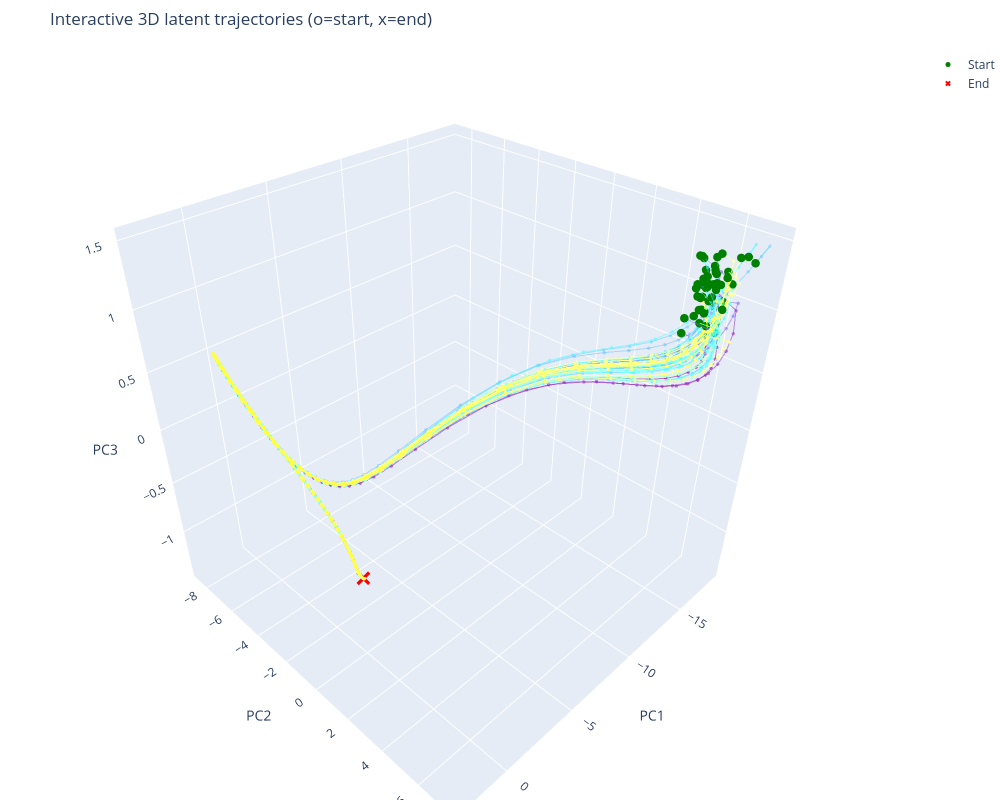

The code cell stored with this chart in its notebook:
### Code cell
# Interactive 3D trajectories using Plotly
import plotly.graph_objs as go
import plotly.io as pio

fig = go.Figure()

for i in range(n_show):
    traj = factors_pca[i]
    fig.add_trace(go.Scatter3d(
        x=traj[:, 0],
        y=traj[:, 1],
        z=traj[:, 2],
        mode='lines+markers',
        line=dict(color='rgba({}, {}, {}, 0.5)'.format(*(np.array(colors[i][:3])*255).astype(int))),
        marker=dict(size=2),
        name=f'Trial {i+1}',
        showlegend=False
    ))
    # Start point
    fig.add_trace(go.Scatter3d(
        x=[traj[0, 0]],
        y=[traj[0, 1]],
        z=[traj[0, 2]],
        mode='markers',
        marker=dict(size=5, color='green', symbol='circle'),
        name='Start' if i == 0 else None,
        showlegend=(i == 0)
    ))
    # End point
    fig.add_trace(go.Scatter3d(
        x=[traj[-1, 0]],
        y=[traj[-1, 1]],
        z=[traj[-1, 2]],
        mode='markers',
        marker=dict(size=5, color='red', symbol='x'),
        name='End' if i == 0 else None,
        showlegend=(i == 0)
    ))

fig.update_layout(
    scene=dict(
        xaxis_title='PC1',
        yaxis_title='PC2',
        zaxis_title='PC3',
    ),
    title='Interactive 3D latent trajectories (o=start, x=end)',
    width=1000,
    height=800,
    margin=dict(l=0, r=0, b=0, t=50),
)
fig.show()

### Figure 1 — Plotly figure (JSON) as saved in the notebook; plotly's stock layout.template omitted (floating-point values rounded to 4 significant figures; data arrays with more than 128 entries replaced by an {"elided": "..."} marker saying what was removed)
{"data": [{"line": {"color": "rgba(68, 1, 84, 0.5)"}, "marker": {"size": 2}, "mode": "lines+markers", "name": "Trial 1", "showlegend": false, "type": "scatter3d", "x": {"elided": "200 float values"}, "y": {"elided": "200 float values"}, "z": {"elided": "200 float values"}}, {"marker": {"color": "green", "size": 5, "symbol": "circle"}, "mode": "markers", "name": "Start", "showlegend": true, "type": "scatter3d", "x": [-15.24], "y": [5.631], "z": [0.8612]}, {"marker": {"color": "red", "size": 5, "symbol": "x"}, "mode": "markers", "name": "End", "showlegend": true, "type": "scatter3d", "x": [2.024], "y": [2.17], "z": [-0.2272]}, {"line": {"color": "rgba(69, 8, 91, 0.5)"}, "marker": {"size": 2}, "mode": "lines+markers", "name": "Trial 2", "showlegend": false, "type": "scatter3d", "x": {"elided": "200 float values"}, "y": {"elided": "200 float values"}, "z": {"elided": "200 float values"}}, {"marker": {"color": "green", "size": 5, "symbol": "circle"}, "mode": "markers", "showlegend": false, "type": "scatter3d", "x": [-16.46], "y": [5.79], "z": [0.9873]}, {"marker": {"color": "red", "size": 5, "symbol": "x"}, "mode": "markers", "showlegend": false, "type": "scatter3d", "x": [2.024], "y": [2.17], "z": [-0.2272]}, {"line": {"color": "rgba(71, 15, 98, 0.5)"}, "marker": {"size": 2}, "mode": "lines+markers", "name": "Trial 3", "showlegend": false, "type": "scatter3d", "x": {"elided": "200 float values"}, "y": {"elided": "200 float values"}, "z": {"elided": "200 float values"}}, {"marker": {"color": "green", "size": 5, "symbol": "circle"}, "mode": "markers", "showlegend": false, "type": "scatter3d", "x": [-15.8], "y": [6.137], "z": [1.236]}, {"marker": {"color": "red", "size": 5, "symbol": "x"}, "mode": "markers", "showlegend": false, "type": "scatter3d", "x": [2.024], "y": [2.17], "z": [-0.2272]}, {"line": {"color": "rgba(71, 22, 105, 0.5)"}, "marker": {"size": 2}, "mode": "lines+markers", "name": "Trial 4", "showlegend": false, "type": "scatter3d", "x": {"elided": "200 float values"}, "y": {"elided": "200 float values"}, "z": {"elided": "200 float values"}}, {"marker": {"color": "green", "size": 5, "symbol": "circle"}, "mode": "markers", "showlegend": false, "type": "scatter3d", "x": [-15.0], "y": [6.12], "z": [1.038]}, {"marker": {"color": "red", "size": 5, "symbol": "x"}, "mode": "markers", "showlegend": false, "type": "scatter3d", "x": [2.024], "y": [2.17], "z": [-0.2272]}, {"line": {"color": "rgba(72, 29, 111, 0.5)"}, "marker": {"size": 2}, "mode": "lines+markers", "name": "Trial 5", "showlegend": false, "type": "scatter3d", "x": {"elided": "200 float values"}, "y": {"elided": "200 float values"}, "z": {"elided": "200 float values"}}, {"marker": {"color": "green", "size": 5, "symbol": "circle"}, "mode": "markers", "showlegend": false, "type": "scatter3d", "x": [-15.59], "y": [6.441], "z": [1.345]}, {"marker": {"color": "red", "size": 5, "symbol": "x"}, "mode": "markers", "showlegend": false, "type": "scatter3d", "x": [2.024], "y": [2.17], "z": [-0.2272]}, {"line": {"color": "rgba(71, 37, 117, 0.5)"}, "marker": {"size": 2}, "mode": "lines+markers", "name": "Trial 6", "showlegend": false, "type": "scatter3d", "x": {"elided": "200 float values"}, "y": {"elided": "200 float values"}, "z": {"elided": "200 float values"}}, {"marker": {"color": "green", "size": 5, "symbol": "circle"}, "mode": "markers", "showlegend": false, "type": "scatter3d", "x": [-15.76], "y": [6.39], "z": [1.156]}, {"marker": {"color": "red", "size": 5, "symbol": "x"}, "mode": "markers", "showlegend": false, "type": "scatter3d", "x": [2.024], "y": [2.17], "z": [-0.2272]}, {"line": {"color": "rgba(71, 43, 122, 0.5)"}, "marker": {"size": 2}, "mode": "lines+markers", "name": "Trial 7", "showlegend": false, "type": "scatter3d", "x": {"elided": "200 float values"}, "y": {"elided": "200 float values"}, "z": {"elided": "200 float values"}}, {"marker": {"color": "green", "size": 5, "symbol": "circle"}, "mode": "markers", "showlegend": false, "type": "scatter3d", "x": [-15.46], "y": [6.319], "z": [1.048]}, {"marker": {"color": "red", "size": 5, "symbol": "x"}, "mode": "markers", "showlegend": false, "type": "scatter3d", "x": [2.024], "y": [2.17], "z": [-0.2272]}, {"line": {"color": "rgba(70, 49, 126, 0.5)"}, "marker": {"size": 2}, "mode": "lines+markers", "name": "Trial 8", "showlegend": false, "type": "scatter3d", "x": {"elided": "200 float values"}, "y": {"elided": "200 float values"}, "z": {"elided": "200 float values"}}, {"marker": {"color": "green", "size": 5, "symbol": "circle"}, "mode": "markers", "showlegend": false, "type": "scatter3d", "x": [-17.79], "y": [6.059], "z": [1.001]}, {"marker": {"color": "red", "size": 5, "symbol": "x"}, "mode": "markers", "showlegend": false, "type": "scatter3d", "x": [2.024], "y": [2.17], "z": [-0.2272]}, {"line": {"color": "rgba(68, 55, 129, 0.5)"}, "marker": {"size": 2}, "mode": "lines+markers", "name": "Trial 9", "showlegend": false, "type": "scatter3d", "x": {"elided": "200 float values"}, "y": {"elided": "200 float values"}, "z": {"elided": "200 float values"}}, {"marker": {"color": "green", "size": 5, "symbol": "circle"}, "mode": "markers", "showlegend": false, "type": "scatter3d", "x": [-15.03], "y": [5.748], "z": [0.9948]}, {"marker": {"color": "red", "size": 5, "symbol": "x"}, "mode": "markers", "showlegend": false, "type": "scatter3d", "x": [2.024], "y": [2.17], "z": [-0.2272]}, {"line": {"color": "rgba(66, 62, 133, 0.5)"}, "marker": {"size": 2}, "mode": "lines+markers", "name": "Trial 10", "showlegend": false, "type": "scatter3d", "x": {"elided": "200 float values"}, "y": {"elided": "200 float values"}, "z": {"elided": "200 float values"}}, {"marker": {"color": "green", "size": 5, "symbol": "circle"}, "mode": "markers", "showlegend": false, "type": "scatter3d", "x": [-15.8], "y": [6.285], "z": [1.371]}, {"marker": {"color": "red", "size": 5, "symbol": "x"}, "mode": "markers", "showlegend": false, "type": "scatter3d", "x": [2.024], "y": [2.17], "z": [-0.2272]}, {"line": {"color": "rgba(64, 68, 135, 0.5)"}, "marker": {"size": 2}, "mode": "lines+markers", "name": "Trial 11", "showlegend": false, "type": "scatter3d", "x": {"elided": "200 float values"}, "y": {"elided": "200 float values"}, "z": {"elided": "200 float values"}}, {"marker": {"color": "green", "size": 5, "symbol": "circle"}, "mode": "markers", "showlegend": false, "type": "scatter3d", "x": [-15.58], "y": [6.159], "z": [1.3]}, {"marker": {"color": "red", "size": 5, "symbol": "x"}, "mode": "markers", "showlegend": false, "type": "scatter3d", "x": [2.024], "y": [2.17], "z": [-0.2272]}, {"line": {"color": "rgba(61, 74, 137, 0.5)"}, "marker": {"size": 2}, "mode": "lines+markers", "name": "Trial 12", "showlegend": false, "type": "scatter3d", "x": {"elided": "200 float values"}, "y": {"elided": "200 float values"}, "z": {"elided": "200 float values"}}, {"marker": {"color": "green", "size": 5, "symbol": "circle"}, "mode": "markers", "showlegend": false, "type": "scatter3d", "x": [-15.11], "y": [6.016], "z": [1.258]}, {"marker": {"color": "red", "size": 5, "symbol": "x"}, "mode": "markers", "showlegend": false, "type": "scatter3d", "x": [2.024], "y": [2.17], "z": [-0.2272]}, {"line": {"color": "rgba(59, 80, 138, 0.5)"}, "marker": {"size": 2}, "mode": "lines+markers", "name": "Trial 13", "showlegend": false, "type": "scatter3d", "x": {"elided": "200 float values"}, "y": {"elided": "200 float values"}, "z": {"elided": "200 float values"}}, {"marker": {"color": "green", "size": 5, "symbol": "circle"}, "mode": "markers", "showlegend": false, "type": "scatter3d", "x": [-15.83], "y": [6.48], "z": [1.259]}, {"marker": {"color": "red", "size": 5, "symbol": "x"}, "mode": "markers", "showlegend": false, "type": "scatter3d", "x": [2.024], "y": [2.17], "z": [-0.2272]}, {"line": {"color": "rgba(57, 85, 139, 0.5)"}, "marker": {"size": 2}, "mode": "lines+markers", "name": "Trial 14", "showlegend": false, "type": "scatter3d", "x": {"elided": "200 float values"}, "y": {"elided": "200 float values"}, "z": {"elided": "200 float values"}}, {"marker": {"color": "green", "size": 5, "symbol": "circle"}, "mode": "markers", "showlegend": false, "type": "scatter3d", "x": [-15.63], "y": [5.806], "z": [1.419]}, {"marker": {"color": "red", "size": 5, "symbol": "x"}, "mode": "markers", "showlegend": false, "type": "scatter3d", "x": [2.024], "y": [2.17], "z": [-0.2272]}, {"line": {"color": "rgba(54, 91, 140, 0.5)"}, "marker": {"size": 2}, "mode": "lines+markers", "name": "Trial 15", "showlegend": false, "type": "scatter3d", "x": {"elided": "200 float values"}, "y": {"elided": "200 float values"}, "z": {"elided": "200 float values"}}, {"marker": {"color": "green", "size": 5, "symbol": "circle"}, "mode": "markers", "showlegend": false, "type": "scatter3d", "x": [-15.7], "y": [6.397], "z": [1.253]}, {"marker": {"color": "red", "size": 5, "symbol": "x"}, "mode": "markers", "showlegend": false, "type": "scatter3d", "x": [2.024], "y": [2.17], "z": [-0.2272]}, {"line": {"color": "rgba(51, 96, 141, 0.5)"}, "marker": {"size": 2}, "mode": "lines+markers", "name": "Trial 16", "showlegend": false, "type": "scatter3d", "x": {"elided": "200 float values"}, "y": {"elided": "200 float values"}, "z": {"elided": "200 float values"}}, {"marker": {"color": "green", "size": 5, "symbol": "circle"}, "mode": "markers", "showlegend": false, "type": "scatter3d", "x": [-15.91], "y": [6.827], "z": [1.086]}, {"marker": {"color": "red", "size": 5, "symbol": "x"}, "mode": "markers", "showlegend": false, "type": "scatter3d", "x": [2.024], "y": [2.17], "z": [-0.2272]}, {"line": {"color": "rgba(49, 101, 141, 0.5)"}, "marker": {"size": 2}, "mode": "lines+markers", "name": "Trial 17", "showlegend": false, "type": "scatter3d", "x": {"elided": "200 float values"}, "y": {"elided": "200 float values"}, "z": {"elided": "200 float values"}}, {"marker": {"color": "green", "size": 5, "symbol": "circle"}, "mode": "markers", "showlegend": false, "type": "scatter3d", "x": [-15.44], "y": [6.453], "z": [1.459]}, {"marker": {"color": "red", "size": 5, "symbol": "x"}, "mode": "markers", "showlegend": false, "type": "scatter3d", "x": [2.024], "y": [2.17], "z": [-0.2272]}, {"line": {"color": "rgba(47, 106, 141, 0.5)"}, "marker": {"size": 2}, "mode": "lines+markers", "name": "Trial 18", "showlegend": false, "type": "scatter3d", "x": {"elided": "200 float values"}, "y": {"elided": "200 float values"}, "z": {"elided": "200 float values"}}, {"marker": {"color": "green", "size": 5, "symbol": "circle"}, "mode": "markers", "showlegend": false, "type": "scatter3d", "x": [-16.88], "y": [7.369], "z": [1.406]}, {"marker": {"color": "red", "size": 5, "symbol": "x"}, "mode": "markers", "showlegend": false, "type": "scatter3d", "x": [2.024], "y": [2.17], "z": [-0.2272]}, {"line": {"color": "rgba(44, 112, 142, 0.5)"}, "marker": {"size": 2}, "mode": "lines+markers", "name": "Trial 19", "showlegend": false, "type": "scatter3d", "x": {"elided": "200 float values"}, "y": {"elided": "200 float values"}, "z": {"elided": "200 float values"}}, {"marker": {"color": "green", "size": 5, "symbol": "circle"}, "mode": "markers", "showlegend": false, "type": "scatter3d", "x": [-15.73], "y": [5.955], "z": [1.263]}, {"marker": {"color": "red", "size": 5, "symbol": "x"}, "mode": "markers", "showlegend": false, "type": "scatter3d", "x": [2.024], "y": [2.17], "z": [-0.2272]}, {"line": {"color": "rgba(42, 117, 142, 0.5)"}, "marker": {"size": 2}, "mode": "lines+markers", "name": "Trial 20", "showlegend": false, "type": "scatter3d", "x": {"elided": "200 float values"}, "y": {"elided": "200 float values"}, "z": {"elided": "200 float values"}}, {"marker": {"color": "green", "size": 5, "symbol": "circle"}, "mode": "markers", "showlegend": false, "type": "scatter3d", "x": [-15.33], "y": [5.84], "z": [1.438]}, {"marker": {"color": "red", "size": 5, "symbol": "x"}, "mode": "markers", "showlegend": false, "type": "scatter3d", "x": [2.024], "y": [2.17], "z": [-0.2272]}, {"line": {"color": "rgba(40, 122, 142, 0.5)"}, "marker": {"size": 2}, "mode": "lines+markers", "name": "Trial 21", "showlegend": false, "type": "scatter3d", "x": {"elided": "200 float values"}, "y": {"elided": "200 float values"}, "z": {"elided": "200 float values"}}, {"marker": {"color": "green", "size": 5, "symbol": "circle"}, "mode": "markers", "showlegend": false, "type": "scatter3d", "x": [-15.15], "y": [6.402], "z": [1.262]}, {"marker": {"color": "red", "size": 5, "symbol": "x"}, "mode": "markers", "showlegend": false, "type": "scatter3d", "x": [2.024], "y": [2.17], "z": [-0.2272]}, {"line": {"color": "rgba(39, 126, 142, 0.5)"}, "marker": {"size": 2}, "mode": "lines+markers", "name": "Trial 22", "showlegend": false, "type": "scatter3d", "x": {"elided": "200 float values"}, "y": {"elided": "200 float values"}, "z": {"elided": "200 float values"}}, {"marker": {"color": "green", "size": 5, "symbol": "circle"}, "mode": "markers", "showlegend": false, "type": "scatter3d", "x": [-16.11], "y": [7.353], "z": [1.483]}, {"marker": {"color": "red", "size": 5, "symbol": "x"}, "mode": "markers", "showlegend": false, "type": "scatter3d", "x": [2.024], "y": [2.17], "z": [-0.2272]}, {"line": {"color": "rgba(37, 131, 141, 0.5)"}, "marker": {"size": 2}, "mode": "lines+markers", "name": "Trial 23", "showlegend": false, "type": "scatter3d", "x": {"elided": "200 float values"}, "y": {"elided": "200 float values"}, "z": {"elided": "200 float values"}}, {"marker": {"color": "green", "size": 5, "symbol": "circle"}, "mode": "markers", "showlegend": false, "type": "scatter3d", "x": [-17.35], "y": [5.468], "z": [1.087]}, {"marker": {"color": "red", "size": 5, "symbol": "x"}, "mode": "markers", "showlegend": false, "type": "scatter3d", "x": [2.024], "y": [2.17], "z": [-0.2272]}, {"line": {"color": "rgba(35, 137, 141, 0.5)"}, "marker": {"size": 2}, "mode": "lines+markers", "name": "Trial 24", "showlegend": false, "type": "scatter3d", "x": {"elided": "200 float values"}, "y": {"elided": "200 float values"}, "z": {"elided": "200 float values"}}, {"marker": {"color": "green", "size": 5, "symbol": "circle"}, "mode": "markers", "showlegend": false, "type": "scatter3d", "x": [-15.07], "y": [5.998], "z": [1.229]}, {"marker": {"color": "red", "size": 5, "symbol": "x"}, "mode": "markers", "showlegend": false, "type": "scatter3d", "x": [2.024], "y": [2.17], "z": [-0.2272]}, {"line": {"color": "rgba(33, 141, 140, 0.5)"}, "marker": {"size": 2}, "mode": "lines+markers", "name": "Trial 25", "showlegend": false, "type": "scatter3d", "x": {"elided": "200 float values"}, "y": {"elided": "200 float values"}, "z": {"elided": "200 float values"}}, {"marker": {"color": "green", "size": 5, "symbol": "circle"}, "mode": "markers", "showlegend": false, "type": "scatter3d", "x": [-15.53], "y": [6.742], "z": [1.279]}, {"marker": {"color": "red", "size": 5, "symbol": "x"}, "mode": "markers", "showlegend": false, "type": "scatter3d", "x": [2.024], "y": [2.17], "z": [-0.2272]}, {"line": {"color": "rgba(31, 146, 140, 0.5)"}, "marker": {"size": 2}, "mode": "lines+markers", "name": "Trial 26", "showlegend": false, "type": "scatter3d", "x": {"elided": "200 float values"}, "y": {"elided": "200 float values"}, "z": {"elided": "200 float values"}}, {"marker": {"color": "green", "size": 5, "symbol": "circle"}, "mode": "markers", "showlegend": false, "type": "scatter3d", "x": [-16.07], "y": [6.245], "z": [0.9142]}, {"marker": {"color": "red", "size": 5, "symbol": "x"}, "mode": "markers", "showlegend": false, "type": "scatter3d", "x": [2.024], "y": [2.17], "z": [-0.2272]}, {"line": {"color": "rgba(30, 151, 138, 0.5)"}, "marker": {"size": 2}, "mode": "lines+markers", "name": "Trial 27", "showlegend": false, "type": "scatter3d", "x": {"elided": "200 float values"}, "y": {"elided": "200 float values"}, "z": {"elided": "200 float values"}}, {"marker": {"color": "green", "size": 5, "symbol": "circle"}, "mode": "markers", "showlegend": false, "type": "scatter3d", "x": [-15.66], "y": [6.541], "z": [1.224]}, {"marker": {"color": "red", "size": 5, "symbol": "x"}, "mode": "markers", "showlegend": false, "type": "scatter3d", "x": [2.024], "y": [2.17], "z": [-0.2272]}, {"line": {"color": "rgba(30, 156, 137, 0.5)"}, "marker": {"size": 2}, "mode": "lines+markers", "name": "Trial 28", "showlegend": false, "type": "scatter3d", "x": {"elided": "200 float values"}, "y": {"elided": "200 float values"}, "z": {"elided": "200 float values"}}, {"marker": {"color": "green", "size": 5, "symbol": "circle"}, "mode": "markers", "showlegend": false, "type": "scatter3d", "x": [-16.61], "y": [5.64], "z": [1.154]}, {"marker": {"color": "red", "size": 5, "symbol": "x"}, "mode": "markers", "showlegend": false, "type": "scatter3d", "x": [2.024], "y": [2.17], "z": [-0.2272]}, {"line": {"color": "rgba(31, 161, 135, 0.5)"}, "marker": {"size": 2}, "mode": "lines+markers", "name": "Trial 29", "showlegend": false, "type": "scatter3d", "x": {"elided": "200 float values"}, "y": {"elided": "200 float values"}, "z": {"elided": "200 float values"}}, {"marker": {"color": "green", "size": 5, "symbol": "circle"}, "mode": "markers", "showlegend": false, "type": "scatter3d", "x": [-15.74], "y": [6.205], "z": [1.039]}, {"marker": {"color": "red", "size": 5, "symbol": "x"}, "mode": "markers", "showlegend": false, "type": "scatter3d", "x": [2.024], "y": [2.17], "z": [-0.2272]}, {"line": {"color": "rgba(33, 166, 133, 0.5)"}, "marker": {"size": 2}, "mode": "lines+markers", "name": "Trial 30", "showlegend": false, "type": "scatter3d", "x": {"elided": "200 float values"}, "y": {"elided": "200 float values"}, "z": {"elided": "200 float values"}}, {"marker": {"color": "green", "size": 5, "symbol": "circle"}, "mode": "markers", "showlegend": false, "type": "scatter3d", "x": [-17.63], "y": [5.223], "z": [1.193]}, {"marker": {"color": "red", "size": 5, "symbol": "x"}, "mode": "markers", "showlegend": false, "type": "scatter3d", "x": [2.024], "y": [2.17], "z": [-0.2272]}, {"line": {"color": "rgba(36, 170, 130, 0.5)"}, "marker": {"size": 2}, "mode": "lines+markers", "name": "Trial 31", "showlegend": false, "type": "scatter3d", "x": {"elided": "200 float values"}, "y": {"elided": "200 float values"}, "z": {"elided": "200 float values"}}, {"marker": {"color": "green", "size": 5, "symbol": "circle"}, "mode": "markers", "showlegend": false, "type": "scatter3d", "x": [-16.37], "y": [5.769], "z": [1.088]}, {"marker": {"color": "red", "size": 5, "symbol": "x"}, "mode": "markers", "showlegend": false, "type": "scatter3d", "x": [2.024], "y": [2.17], "z": [-0.2272]}, {"line": {"color": "rgba(41, 175, 127, 0.5)"}, "marker": {"size": 2}, "mode": "lines+markers", "name": "Trial 32", "showlegend": false, "type": "scatter3d", "x": {"elided": "200 float values"}, "y": {"elided": "200 float values"}, "z": {"elided": "200 float values"}}, {"marker": {"color": "green", "size": 5, "symbol": "circle"}, "mode": "markers", "showlegend": false, "type": "scatter3d", "x": [-17.95], "y": [5.713], "z": [0.9318]}, {"marker": {"color": "red", "size": 5, "symbol": "x"}, "mode": "markers", "showlegend": false, "type": "scatter3d", "x": [2.024], "y": [2.17], "z": [-0.2272]}, {"line": {"color": "rgba(48, 180, 122, 0.5)"}, "marker": {"size": 2}, "mode": "lines+markers", "name": "Trial 33", "showlegend": false, "type": "scatter3d", "x": {"elided": "200 float values"}, "y": {"elided": "200 float values"}, "z": {"elided": "200 float values"}}, {"marker": {"color": "green", "size": 5, "symbol": "circle"}, "mode": "markers", "showlegend": false, "type": "scatter3d", "x": [-16.88], "y": [5.372], "z": [1.324]}, {"marker": {"color": "red", "size": 5, "symbol": "x"}, "mode": "markers", "showlegend": false, "type": "scatter3d", "x": [2.024], "y": [2.17], "z": [-0.2272]}, {"line": {"color": "rgba(56, 185, 118, 0.5)"}, "marker": {"size": 2}, "mode": "lines+markers", "name": "Trial 34", "showlegend": false, "type": "scatter3d", "x": {"elided": "200 float values"}, "y": {"elided": "200 float values"}, "z": {"elided": "200 float values"}}, {"marker": {"color": "green", "size": 5, "symbol": "circle"}, "mode": "markers", "showlegend": false, "type": "scatter3d", "x": [-16.04], "y": [6.236], "z": [1.328]}, {"marker": {"color": "red", "size": 5, "symbol": "x"}, "mode": "markers", "showlegend": false, "type": "scatter3d", "x": [2.024], "y": [2.17], "z": [-0.2272]}, {"line": {"color": "rgba(64, 189, 114, 0.5)"}, "marker": {"size": 2}, "mode": "lines+markers", "name": "Trial 35", "showlegend": false, "type": "scatter3d", "x": {"elided": "200 float values"}, "y": {"elided": "200 float values"}, "z": {"elided": "200 float values"}}, {"marker": {"color": "green", "size": 5, "symbol": "circle"}, "mode": "markers", "showlegend": false, "type": "scatter3d", "x": [-16.94], "y": [6.306], "z": [0.8207]}, {"marker": {"color": "red", "size": 5, "symbol": "x"}, "mode": "markers", "showlegend": false, "type": "scatter3d", "x": [2.024], "y": [2.17], "z": [-0.2272]}, {"line": {"color": "rgba(73, 193, 109, 0.5)"}, "marker": {"size": 2}, "mode": "lines+markers", "name": "Trial 36", "showlegend": false, "type": "scatter3d", "x": {"elided": "200 float values"}, "y": {"elided": "200 float values"}, "z": {"elided": "200 float values"}}, {"marker": {"color": "green", "size": 5, "symbol": "circle"}, "mode": "markers", "showlegend": false, "type": "scatter3d", "x": [-15.8], "y": [6.072], "z": [0.9392]}, {"marker": {"color": "red", "size": 5, "symbol": "x"}, "mode": "markers", "showlegend": false, "type": "scatter3d", "x": [2.024], "y": [2.17], "z": [-0.2272]}, {"line": {"color": "rgba(85, 198, 102, 0.5)"}, "marker": {"size": 2}, "mode": "lines+markers", "name": "Trial 37", "showlegend": false, "type": "scatter3d", "x": {"elided": "200 float values"}, "y": {"elided": "200 float values"}, "z": {"elided": "200 float values"}}, {"marker": {"color": "green", "size": 5, "symbol": "circle"}, "mode": "markers", "showlegend": false, "type": "scatter3d", "x": [-15.98], "y": [6.208], "z": [1.104]}, {"marker": {"color": "red", "size": 5, "symbol": "x"}, "mode": "markers", "showlegend": false, "type": "scatter3d", "x": [2.024], "y": [2.17], "z": [-0.2272]}, {"line": {"color": "rgba(96, 201, 96, 0.5)"}, "marker": {"size": 2}, "mode": "lines+markers", "name": "Trial 38", "showlegend": false, "type": "scatter3d", "x": {"elided": "200 float values"}, "y": {"elided": "200 float values"}, "z": {"elided": "200 float values"}}, {"marker": {"color": "green", "size": 5, "symbol": "circle"}, "mode": "markers", "showlegend": false, "type": "scatter3d", "x": [-16.28], "y": [5.765], "z": [1.214]}, {"marker": {"color": "red", "size": 5, "symbol": "x"}, "mode": "markers", "showlegend": false, "type": "scatter3d", "x": [2.024], "y": [2.17], "z": [-0.2272]}, {"line": {"color": "rgba(107, 205, 89, 0.5)"}, "marker": {"size": 2}, "mode": "lines+markers", "name": "Trial 39", "showlegend": false, "type": "scatter3d", "x": {"elided": "200 float values"}, "y": {"elided": "200 float values"}, "z": {"elided": "200 float values"}}, {"marker": {"color": "green", "size": 5, "symbol": "circle"}, "mode": "markers", "showlegend": false, "type": "scatter3d", "x": [-17.58], "y": [6.033], "z": [0.8402]}, {"marker": {"color": "red", "size": 5, "symbol": "x"}, "mode": "markers", "showlegend": false, "type": "scatter3d", "x": [2.024], "y": [2.17], "z": [-0.2272]}, {"line": {"color": "rgba(119, 208, 82, 0.5)"}, "marker": {"size": 2}, "mode": "lines+markers", "name": "Trial 40", "showlegend": false, "type": "scatter3d", "x": {"elided": "200 float values"}, "y": {"elided": "200 float values"}, "z": {"elided": "200 float values"}}, {"marker": {"color": "green", "size": 5, "symbol": "circle"}, "mode": "markers", "showlegend": false, "type": "scatter3d", "x": [-14.99], "y": [6.268], "z": [1.182]}, {"marker": {"color": "red", "size": 5, "symbol": "x"}, "mode": "markers", "showlegend": false, "type": "scatter3d", "x": [2.024], "y": [2.17], "z": [-0.2272]}, {"line": {"color": "rgba(131, 211, 75, 0.5)"}, "marker": {"size": 2}, "mode": "lines+markers", "name": "Trial 41", "showlegend": false, "type": "scatter3d", "x": {"elided": "200 float values"}, "y": {"elided": "200 float values"}, "z": {"elided": "200 float values"}}, {"marker": {"color": "green", "size": 5, "symbol": "circle"}, "mode": "markers", "showlegend": false, "type": "scatter3d", "x": [-16.13], "y": [6.349], "z": [1.446]}, {"marker": {"color": "red", "size": 5, "symbol": "x"}, "mode": "markers", "showlegend": false, "type": "scatter3d", "x": [2.024], "y": [2.17], "z": [-0.2272]}, {"line": {"color": "rgba(146, 215, 65, 0.5)"}, "marker": {"size": 2}, "mode": "lines+markers", "name": "Trial 42", "showlegend": false, "type": "scatter3d", "x": {"elided": "200 float values"}, "y": {"elided": "200 float values"}, "z": {"elided": "200 float values"}}, {"marker": {"color": "green", "size": 5, "symbol": "circle"}, "mode": "markers", "showlegend": false, "type": "scatter3d", "x": [-16.9], "y": [6.656], "z": [1.211]}, {"marker": {"color": "red", "size": 5, "symbol": "x"}, "mode": "markers", "showlegend": false, "type": "scatter3d", "x": [2.024], "y": [2.17], "z": [-0.2272]}, {"line": {"color": "rgba(159, 217, 56, 0.5)"}, "marker": {"size": 2}, "mode": "lines+markers", "name": "Trial 43", "showlegend": false, "type": "scatter3d", "x": {"elided": "200 float values"}, "y": {"elided": "200 float values"}, "z": {"elided": "200 float values"}}, {"marker": {"color": "green", "size": 5, "symbol": "circle"}, "mode": "markers", "showlegend": false, "type": "scatter3d", "x": [-17.41], "y": [6.212], "z": [1.25]}, {"marker": {"color": "red", "size": 5, "symbol": "x"}, "mode": "markers", "showlegend": false, "type": "scatter3d", "x": [2.024], "y": [2.17], "z": [-0.2272]}, {"line": {"color": "rgba(173, 220, 48, 0.5)"}, "marker": {"size": 2}, "mode": "lines+markers", "name": "Trial 44", "showlegend": false, "type": "scatter3d", "x": {"elided": "200 float values"}, "y": {"elided": "200 float values"}, "z": {"elided": "200 float values"}}, {"marker": {"color": "green", "size": 5, "symbol": "circle"}, "mode": "markers", "showlegend": false, "type": "scatter3d", "x": [-17.1], "y": [5.84], "z": [0.7541]}, {"marker": {"color": "red", "size": 5, "symbol": "x"}, "mode": "markers", "showlegend": false, "type": "scatter3d", "x": [2.024], "y": [2.17], "z": [-0.2272]}, {"line": {"color": "rgba(186, 222, 39, 0.5)"}, "marker": {"size": 2}, "mode": "lines+markers", "name": "Trial 45", "showlegend": false, "type": "scatter3d", "x": {"elided": "200 float values"}, "y": {"elided": "200 float values"}, "z": {"elided": "200 float values"}}, {"marker": {"color": "green", "size": 5, "symbol": "circle"}, "mode": "markers", "showlegend": false, "type": "scatter3d", "x": [-15.64], "y": [6.466], "z": [1.334]}, {"marker": {"color": "red", "size": 5, "symbol": "x"}, "mode": "markers", "showlegend": false, "type": "scatter3d", "x": [2.024], "y": [2.17], "z": [-0.2272]}, {"line": {"color": "rgba(202, 224, 30, 0.5)"}, "marker": {"size": 2}, "mode": "lines+markers", "name": "Trial 46", "showlegend": false, "type": "scatter3d", "x": {"elided": "200 float values"}, "y": {"elided": "200 float values"}, "z": {"elided": "200 float values"}}, {"marker": {"color": "green", "size": 5, "symbol": "circle"}, "mode": "markers", "showlegend": false, "type": "scatter3d", "x": [-15.66], "y": [6.896], "z": [1.331]}, {"marker": {"color": "red", "size": 5, "symbol": "x"}, "mode": "markers", "showlegend": false, "type": "scatter3d", "x": [2.024], "y": [2.17], "z": [-0.2272]}, {"line": {"color": "rgba(215, 226, 25, 0.5)"}, "marker": {"size": 2}, "mode": "lines+markers", "name": "Trial 47", "showlegend": false, "type": "scatter3d", "x": {"elided": "200 float values"}, "y": {"elided": "200 float values"}, "z": {"elided": "200 float values"}}, {"marker": {"color": "green", "size": 5, "symbol": "circle"}, "mode": "markers", "showlegend": false, "type": "scatter3d", "x": [-15.48], "y": [6.088], "z": [1.056]}, {"marker": {"color": "red", "size": 5, "symbol": "x"}, "mode": "markers", "showlegend": false, "type": "scatter3d", "x": [2.024], "y": [2.17], "z": [-0.2272]}, {"line": {"color": "rgba(228, 227, 24, 0.5)"}, "marker": {"size": 2}, "mode": "lines+markers", "name": "Trial 48", "showlegend": false, "type": "scatter3d", "x": {"elided": "200 float values"}, "y": {"elided": "200 float values"}, "z": {"elided": "200 float values"}}, {"marker": {"color": "green", "size": 5, "symbol": "circle"}, "mode": "markers", "showlegend": false, "type": "scatter3d", "x": [-16.17], "y": [5.659], "z": [1.093]}, {"marker": {"color": "red", "size": 5, "symbol": "x"}, "mode": "markers", "showlegend": false, "type": "scatter3d", "x": [2.024], "y": [2.17], "z": [-0.2272]}, {"line": {"color": "rgba(241, 229, 28, 0.5)"}, "marker": {"size": 2}, "mode": "lines+markers", "name": "Trial 49", "showlegend": false, "type": "scatter3d", "x": {"elided": "200 float values"}, "y": {"elided": "200 float values"}, "z": {"elided": "200 float values"}}, {"marker": {"color": "green", "size": 5, "symbol": "circle"}, "mode": "markers", "showlegend": false, "type": "scatter3d", "x": [-17.19], "y": [5.419], "z": [1.124]}, {"marker": {"color": "red", "size": 5, "symbol": "x"}, "mode": "markers", "showlegend": false, "type": "scatter3d", "x": [2.024], "y": [2.17], "z": [-0.2272]}, {"line": {"color": "rgba(253, 231, 36, 0.5)"}, "marker": {"size": 2}, "mode": "lines+markers", "name": "Trial 50", "showlegend": false, "type": "scatter3d", "x": {"elided": "200 float values"}, "y": {"elided": "200 float values"}, "z": {"elided": "200 float values"}}, {"marker": {"color": "green", "size": 5, "symbol": "circle"}, "mode": "markers", "showlegend": false, "type": "scatter3d", "x": [-16.98], "y": [6.768], "z": [1.403]}, {"marker": {"color": "red", "size": 5, "symbol": "x"}, "mode": "markers", "showlegend": false, "type": "scatter3d", "x": [2.024], "y": [2.17], "z": [-0.2272]}], "layout": {"height": 800, "margin": {"b": 0, "l": 0, "r": 0, "t": 50}, "scene": {"xaxis": {"title": {"text": "PC1"}}, "yaxis": {"title": {"text": "PC2"}}, "zaxis": {"title": {"text": "PC3"}}}, "title": {"text": "Interactive 3D latent trajectories (o=start, x=end)"}, "width": 1000}}
